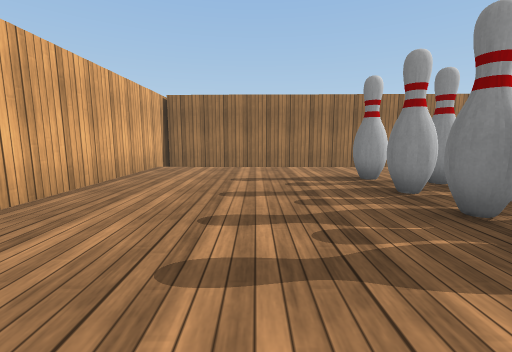
[1] (above)

14 first-person views from a walk through a scene from a Unity 3-D project. The camera is 1.4 m above the floor, tilts 8° down and sees 90° across. The floor is counted in squares, 1 m on a side. Each view is taken from the middle of a square. On the plan, view 1 faces up. The plan holds only what a view shows up to about 13 squares ahead; the rest is blank. The player character is not drawn. Surface patterns are stand-ins for the level's own textures.

[2]
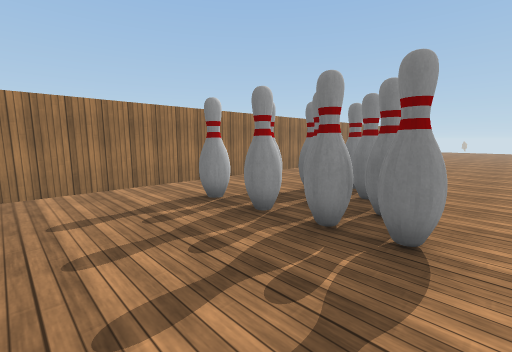

[3]
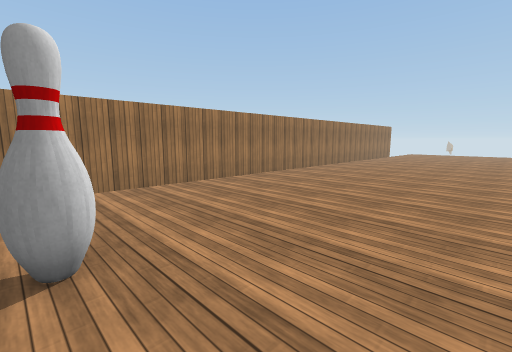

[4]
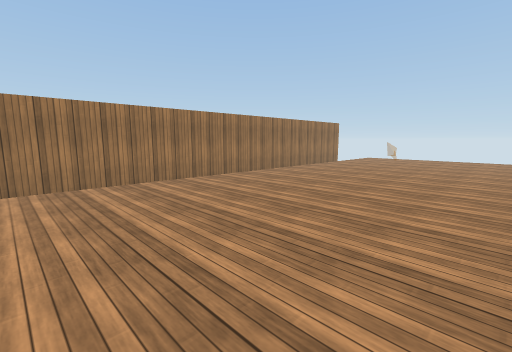

[5]
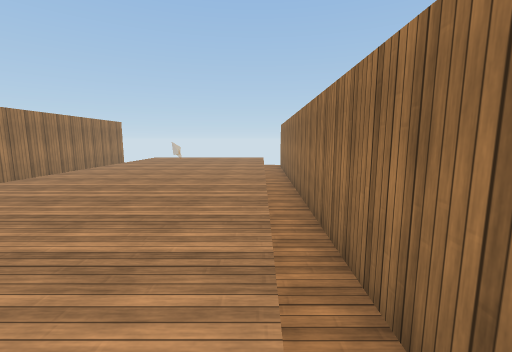

[6]
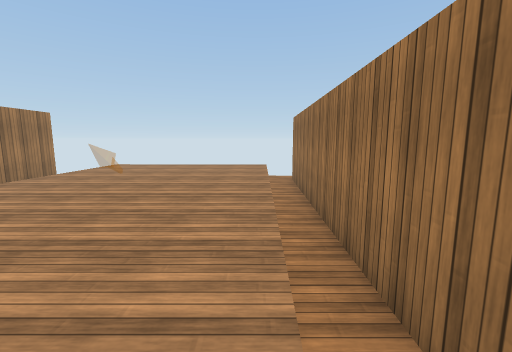

[7]
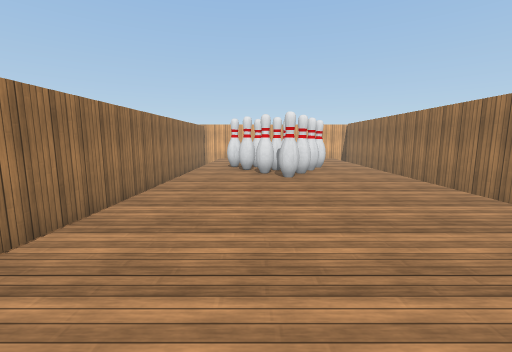

[8]
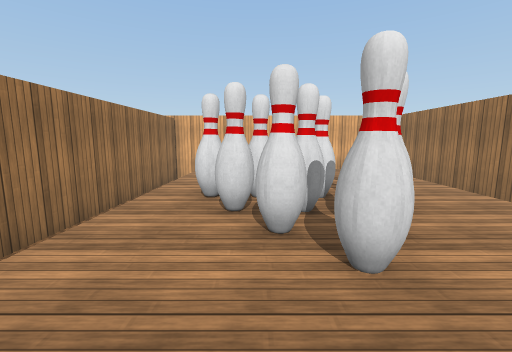

[9]
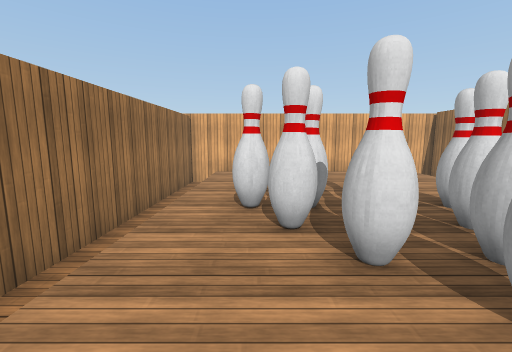

[10]
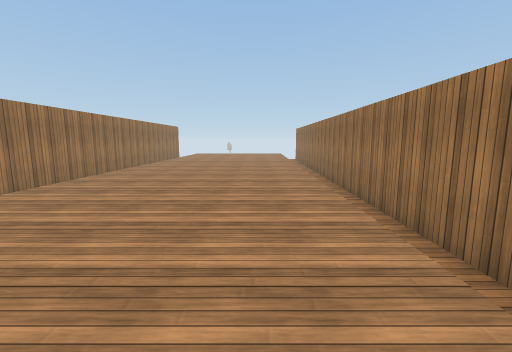

[11]
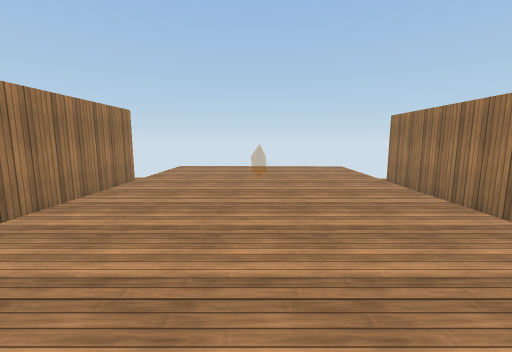

[12]
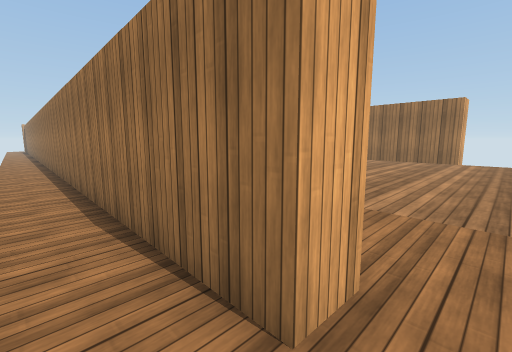

[13]
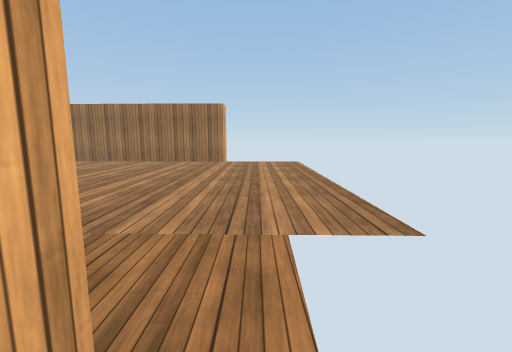

[14]
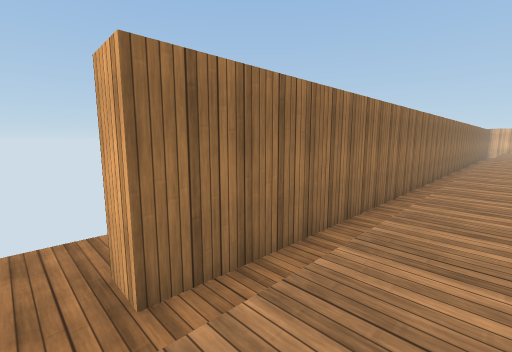

### Floor plan
Key: @ floor where view 1 was taken; # wall or solid block; . main floor; - floor 0.5 m lower than the main floor; / step, stairs or slope; = window, fence, low wall or low ledge; O other object.
Columns run from 4 left of view 1 to 34 right of it. Each row starts with its distance up from view 1.
 10 #####################              #
  9 #/////////----------################
  8 #.................................////
  7 #......................................
  6 #.....OOO..............................
  5 #.....OOOOO............................
  4 #......OOOOO..................==.......
  3 #.....OOOO.............................
  2 #.....OOO..............................
  1 #......................................
  0 #///@//////////////////................
 -1 ######################----------------
 -2                     #################-
 -3                     ------------#####-
 -4                          -------------

Where each view was taken, in squares from view 1:
view 1: 0 up, 0 right, facing up
view 2: 1 up, 1 left, facing up-right
view 3: 1 up, 6 right, facing up-right
view 4: 0 up, 14 right, facing up-right
view 5: 0 up, 14 right, facing right
view 6: 0 up, 20 right, facing right
view 7: 3 up, 16 right, facing left
view 8: 3 up, 9 right, facing left
view 9: 2 up, 8 right, facing left
view 10: 2 up, 8 right, facing right
view 11: 4 up, 21 right, facing right
view 12: 4 down, 33 right, facing up-left
view 13: 3 down, 33 right, facing up
view 14: 1 up, 33 right, facing down-left
